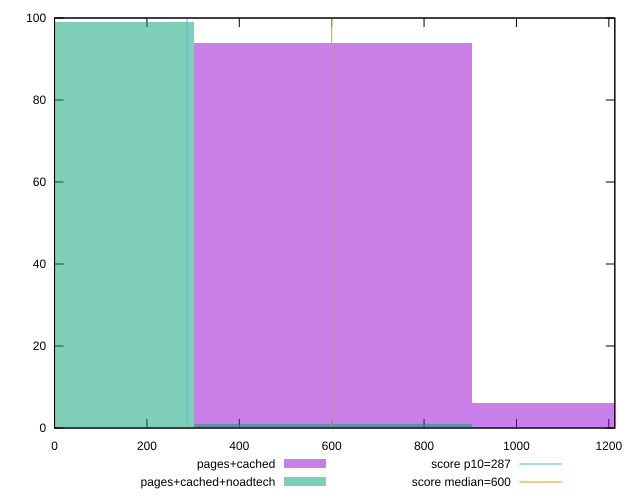

The script that saved this image:
reset

$pagesCached <<EOF
602.0643279882688 94
1204.1286559765376 6
EOF

$pagesCachedNoadtech <<EOF
0 99
602.0643279882688 1
EOF

set key outside below
set boxwidth 602.0643279882688
set xrange [0:1213]
set yrange [0:100]
set trange [0:100]
set style fill transparent solid 0.5 noborder

set parametric
set terminal svg size 640, 500 enhanced background rgb 'white'
set output "report_00009_2021-02-08T22-37-41.559Z/total-blocking-time/comparison/histogram/1_vs_2.svg"

plot $pagesCached title "pages+cached" with boxes, \
     $pagesCachedNoadtech title "pages+cached+noadtech" with boxes, \
     287,t title "score p10=287", \
     600,t title "score median=600"

reset
